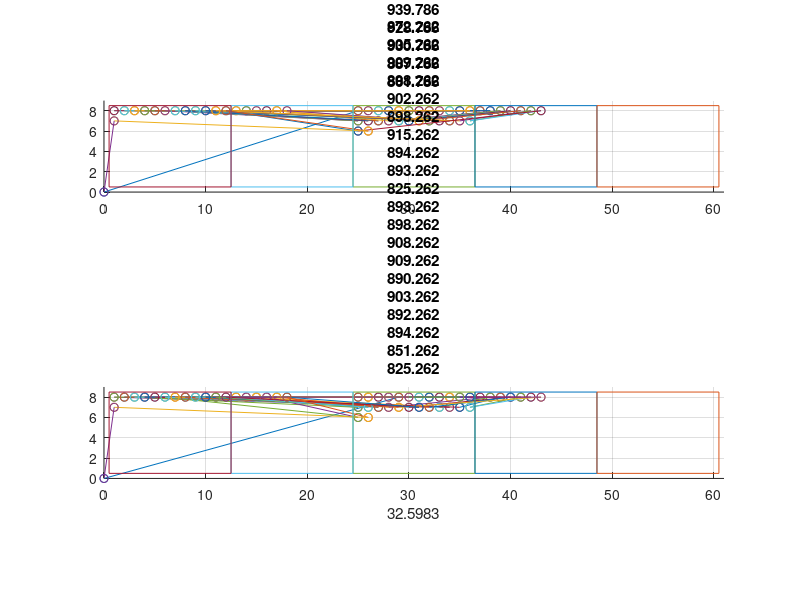

This figure's MATLAB source: (Note: this script raises an error after producing the figure.)
%% Test of route generation for genetic algorithm
%% FE 2020
clear all;
%% Mostly manually set start and end positions with random target groups for each seedling
n = 26;  %Number of seedlings
vertices = 2*n+1;
seedlings = zeros(n,3);
target1 = zeros(n,2);
target2 = zeros(n,2);
target3 = zeros(n,2);
target4 = zeros(n,2);
target5 = zeros(n,2);
seedCount = 1;
groupLow = 1;
groupHigh = 3;
boxWidth = 12;

for i = 8:-1:1
    for j = 1:12
        seedlings(seedCount,:,:) = [j+2*boxWidth i randi([groupLow groupHigh],1)];
        target1(seedCount,:) = [j i];
        target2(seedCount,:) = [j+1*boxWidth i];
        target3(seedCount,:) = [j+3*boxWidth i];
        target4(seedCount,:) = [j+4*boxWidth i];
        
        seedCount = seedCount + 1;
    end
end


%% Squares
X1 = 0.5+2*boxWidth;
X2 = 12.5+2*boxWidth;
Y1 = 0.5;
Y2 = 8.5;

squareX1 = [X1, X2, X2, X1, X1];
squareY1 = [Y1, Y1, Y2, Y2, Y1];
squareX2 = [X1-boxWidth, X2-boxWidth, X2-boxWidth, X1-boxWidth, X1-boxWidth];
squareY2 = [Y1, Y1, Y2, Y2, Y1];
squareX3 = [X1-2*boxWidth, X2-2*boxWidth, X2-2*boxWidth, X1-2*boxWidth, X1-2*boxWidth];
squareY3 = [Y1, Y1, Y2, Y2, Y1];
squareX4 = [X1+boxWidth, X2+boxWidth, X2+boxWidth, X1+boxWidth, X1+boxWidth];
squareY4 = [Y1, Y1, Y2, Y2, Y1];
squareX5 = [X1+2*boxWidth, X2+2*boxWidth, X2+2*boxWidth, X1+2*boxWidth, X1+2*boxWidth];
squareY5 = [Y1, Y1, Y2, Y2, Y1];

%   Create one standard pop with standard route for comparison
popUnoptimized = [1:1:n];

%% Initialize stuff
popSize = 100;
mu = 0.2; 
mutationRate = 0.1;

recordDistance = 999999;
maxIter = 100;
iterCount = 0;
keepSize = floor(mu*popSize);
routeMatrix = zeros(popSize, vertices+1, 2);
population = zeros(popSize,n);
fitness = zeros(popSize,1);


for i = 1:popSize
    population(i,:) = randperm(n,n);
end

population(1,:) = popUnoptimized;
popMark = false;
standardLength = 1;

while iterCount < maxIter
    %% Calculate Fitness
    for i = 1:popSize
        %% Generate routeMatrix depending on populations
        posCount = 2;
        %  Reset Counts to start with first empty position. Increase to
        %  simulate prefilled trys.
        targetCount1 = 1;
        targetCount2 = 1;
        targetCount3 = 1;
        targetCount4 = 1;
        for j = 1:length(population(i,:))
            routeMatrix(i,posCount,:) = seedlings(population(i,j),1:2);
            if seedlings(population(i,j),3) == 1
                routeMatrix(i,posCount+1,:) = target1(targetCount1,:);
                targetCount1 = targetCount1 + 1;
            end
            if seedlings(population(i,j),3) == 2
                routeMatrix(i,posCount+1,:) = target2(targetCount2,:);
                targetCount2 = targetCount2 + 1;
            end
            if seedlings(population(i,j),3) == 3
                routeMatrix(i,posCount+1,:) = target3(targetCount3,:);
                targetCount3 = targetCount3 + 1;
            end
            if seedlings(population(i,j),3) == 4
                routeMatrix(i,posCount+1,:) = target4(targetCount4,:);
                targetCount4 = targetCount4 + 1;
            end
            posCount = posCount + 2;
        end
        %% Calculation of route length
        routeLength = 0;
        for k = 2:vertices
            verticeLength = abs(sqrt(routeMatrix(i,k,1)^2+routeMatrix(i,k,2)^2)...
                - sqrt(routeMatrix(i,k-1,1)^2+routeMatrix(i,k-1,2)^2));
            routeLength = routeLength + verticeLength;
        end
        if popMark == false
            figure(1);
            subplot(2,1,1);
            title("Unoptimized distance: "+routeLength);
            xlim([0 61]);
            ylim([0 9]);
            grid on;
            for l = 1:vertices
                hold on
                plot(routeMatrix(i,[l, l+1],1), routeMatrix(i,[l, l+1],2),'-o')
            end
            plot(squareX1, squareY1);
            plot(squareX2, squareY2);
            plot(squareX3, squareY3);
            plot(squareX4, squareY4);
            plot(squareX5, squareY5);
            daspect([1 1 1])
            standardLength = routeLength;
            popMark = true;
        end
        %% Update best populations
        if routeLength < recordDistance
            recordDistance = routeLength;
            bestEver = population(i,:);
            
            %% Plot route
            figure(1);
            subplot(2,1,2);
            cla(subplot(2,1,2));
            title("Optimized distance: "+recordDistance);
            xlim([0 61]);
            ylim([0 9]);
            xlabel((recordDistance/standardLength-1)*100+"%");
            grid on;
            for l = 1:vertices
                hold on
                plot(routeMatrix(i,[l, l+1],1), routeMatrix(i,[l, l+1],2),'-o')
            end
            plot(squareX1, squareY1);
            plot(squareX2, squareY2);
            plot(squareX3, squareY3);
            plot(squareX4, squareY4);
            plot(squareX5, squareY5);
            daspect([1 1 1])
        end
        
        %% "Calculate" fitness
        fitness(i,1) = routeLength;
    end
    
    %% Normalize Fitness
    sumFitness = 0;
    for i = 1:popSize
        sumFitness = sumFitness + fitness(i,1);
    end
    
    for i = 1:popSize
        fitness(i,1) = fitness(i,1) / sumFitness;
    end
    
    %% Sort fitness values while keeping the index
    sortedFitness = zeros(popSize,2);
    sortedFitness(:,1) = fitness;
    sortedFitness(:,2) = 1:1:popSize;
    sortedFitness = sortrows(sortedFitness,1);
    
    %% Create next Generation with mutation
    newPopulation = zeros(popSize,n);
    %% Keep best populations
    for i = 1:keepSize
        newPopulation(i,:) = population(sortedFitness(i,2),:);
    end
    
    %% Fill all others with mated and mutated recombinations from last generation
    for i = keepSize:popSize
        % Crossover
        orderA = select_point(population(:,:), fitness(:,:));
        orderB = select_point(population(:,:), fitness(:,:));
        order = crossover(orderA, orderB);
        % Mutation
        for j = 1:n
            if rand < mutationRate
                pointA = randi(length(order));
                if pointA < length(order)
                    pointB = pointA + 1;
                else
                    pointB = pointA - 1; 
                end
                temp = order(pointA);
                order(pointA) = order(pointB);
                order(pointB) = temp;
            end
        end
        newPopulation(i,:) = order;
        
    end
    population = newPopulation;
    
    %% Increment iter
    iterCount = iterCount+1;
end

